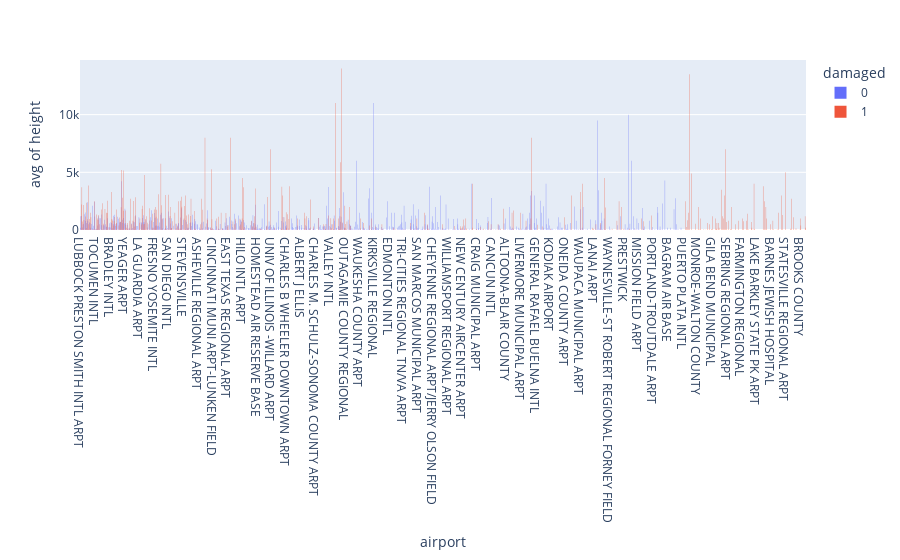

Notebook cell for this chart:
### Code cell
px.histogram(train, x='airport', y='height', color='damaged', histfunc='avg', barmode='group')

### Figure 1 — Plotly figure (JSON) as saved in the notebook; plotly's stock layout.template omitted (floating-point values rounded to 4 significant figures; data arrays with more than 128 entries replaced by an {"elided": "..."} marker saying what was removed)
{"data": [{"alignmentgroup": "True", "bingroup": "x", "histfunc": "avg", "hovertemplate": "damaged=0<br>airport=%{x}<br>avg of height=%{y}<extra></extra>", "legendgroup": "0", "marker": {"color": "#636efa", "pattern": {"shape": ""}}, "name": "0", "offsetgroup": "0", "orientation": "v", "showlegend": true, "type": "histogram", "x": {"elided": "19201 str values"}, "xaxis": "x", "y": {"elided": "19201 int values"}, "yaxis": "y"}, {"alignmentgroup": "True", "bingroup": "x", "histfunc": "avg", "hovertemplate": "damaged=1<br>airport=%{x}<br>avg of height=%{y}<extra></extra>", "legendgroup": "1", "marker": {"color": "#EF553B", "pattern": {"shape": ""}}, "name": "1", "offsetgroup": "1", "orientation": "v", "showlegend": true, "type": "histogram", "x": {"elided": "1799 str values"}, "xaxis": "x", "y": {"elided": "1799 int values"}, "yaxis": "y"}], "layout": {"autosize": true, "barmode": "group", "legend": {"title": {"text": "damaged"}, "tracegroupgap": 0}, "margin": {"t": 60}, "xaxis": {"anchor": "y", "autorange": true, "domain": [0, 1], "range": [-0.5, 1038.0], "title": {"text": "airport"}, "type": "category"}, "yaxis": {"anchor": "x", "autorange": true, "domain": [0, 1], "range": [0, 14740.0], "title": {"text": "avg of height"}, "type": "linear"}}}
